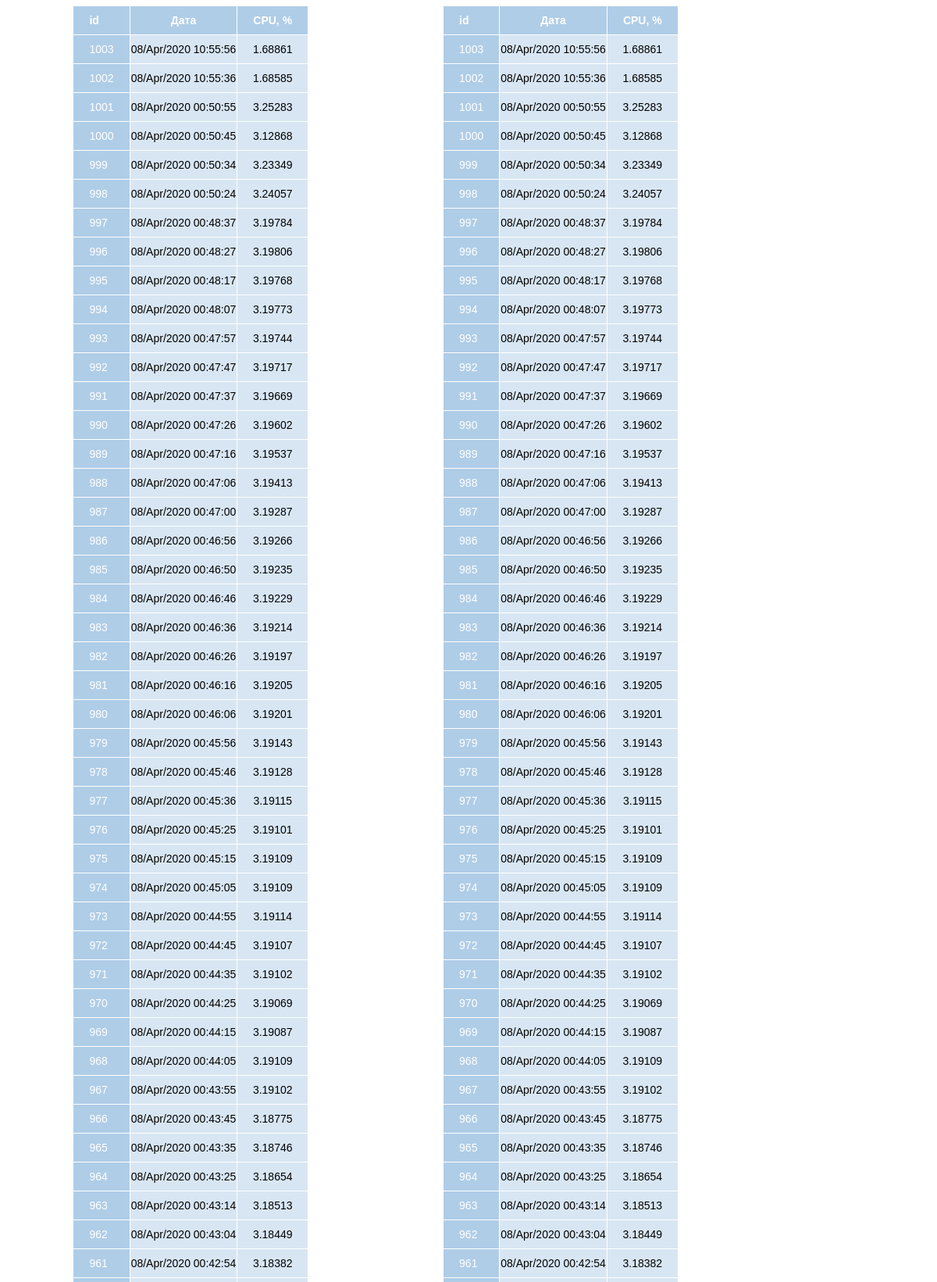
The page / (upper part) on the database its author committed.
### core/models.py (models this page shows)
class CPUData(models.Model):
    date = models.CharField(max_length=100, blank=True, null=True, verbose_name='Дата записи')
    cpu = models.FloatField(verbose_name='Утилизация CPU в %')
    class Meta:
        verbose_name = 'Основную информацию'
        verbose_name_plural = 'Основная информация'

### core/views.py (the view)
# urls.py: path('', views.index, name='index'),
def index(request):
    obj = CPUData.objects.all()
    obj_100 = obj.order_by("-id")[:100]
    template = loader.get_template('core/index.html')
    cpu = [x.cpu for x in obj]
    cpu_100 = cpu[-100:]
    avg = statistics.mean(cpu)
    avg_100 = statistics.mean(cpu_100)
    cpu_min = min(cpu)
    cpu_min_100 = min(cpu_100)
    cpu_max = max(cpu)
    cpu_max_100 = max(cpu_100)
    context = {'obj': obj_100, 'avg': avg, 'avg_100': avg_100,
               'cpu_min': cpu_min, 'cpu_max': cpu_max,
               'cpu_min_100': cpu_min_100, 'cpu_max_100': cpu_max_100
               }
    return HttpResponse(template.render(context, request))

### core/templates/core/index.html (shortened to what this page needs)
<!DOCTYPE html>{% load static %}
<html lang="ru">
  <head>
    <link rel="stylesheet" href="{% static 'core/css/core.css' %}" />
  </head>
  <body>
    <div class="container">
      <div class="block">
        <table>
          <thead>
            <th>id</th>
            <th>Дата</th>
            <th>CPU, %</th>
          </thead>
          <tbody>
            {% for i in obj %}
            <tr>
              <td>{{ i.id }}</td>
              <td>{{ i.date }}</td>
              <td>{{ i.cpu }}</td>
            </tr>
            {% endfor %}
          </tbody>
        </table>
      </div>
      <div class="block">
        <table class="table_sort">
          <thead>
            <th>id</th>
            <th>Дата</th>
            <th>CPU, %</th>
          </thead>
          <tbody>
            {% for i in obj %}
            <tr>
              <td>{{ i.id }}</td>
              <td>{{ i.date }}</td>
              <td>{{ i.cpu }}</td>
            </tr>
            {% endfor %}
          </tbody>
        </table>
      </div>
    </div>
  </body>
</html>

### core/static/core/css/core.css (style rules this page uses)
.container { width: 80%; display: flex; flex-flow: row wrap; justify-content: space-around; }
table { font-family: 'Lucida Sans Unicode', 'Lucida Grande', Sans-Serif; font-size: 14px; border-collapse: collapse; text-align: center; }
th, td:first-child { background: #afcde7; color: white; padding: 10px 20px; }
th, td { border-style: solid; border-width: 0 1px 1px 0; border-color: white; }
td { background: #d8e6f3; }
th:first-child, td:first-child { text-align: left; }
table.table_sort th { cursor: pointer; }

### rows shown on the page
CPUData: id "1003", date "08/Apr/2020 10:55:56", cpu "1.68861"
CPUData: id "1002", date "08/Apr/2020 10:55:36", cpu "1.68585"
CPUData: id "1001", date "08/Apr/2020 00:50:55", cpu "3.25283"
CPUData: id "1000", date "08/Apr/2020 00:50:45", cpu "3.12868"
CPUData: id "999", date "08/Apr/2020 00:50:34", cpu "3.23349"
CPUData: id "998", date "08/Apr/2020 00:50:24", cpu "3.24057"
CPUData: id "997", date "08/Apr/2020 00:48:37", cpu "3.19784"
CPUData: id "996", date "08/Apr/2020 00:48:27", cpu "3.19806"
CPUData: id "995", date "08/Apr/2020 00:48:17", cpu "3.19768"
CPUData: id "994", date "08/Apr/2020 00:48:07", cpu "3.19773"
CPUData: id "993", date "08/Apr/2020 00:47:57", cpu "3.19744"
CPUData: id "992", date "08/Apr/2020 00:47:47", cpu "3.19717"
CPUData: id "991", date "08/Apr/2020 00:47:37", cpu "3.19669"
CPUData: id "990", date "08/Apr/2020 00:47:26", cpu "3.19602"
CPUData: id "989", date "08/Apr/2020 00:47:16", cpu "3.19537"
CPUData: id "988", date "08/Apr/2020 00:47:06", cpu "3.19413"
CPUData: id "987", date "08/Apr/2020 00:47:00", cpu "3.19287"
CPUData: id "986", date "08/Apr/2020 00:46:56", cpu "3.19266"
CPUData: id "985", date "08/Apr/2020 00:46:50", cpu "3.19235"
CPUData: id "984", date "08/Apr/2020 00:46:46", cpu "3.19229"
CPUData: id "983", date "08/Apr/2020 00:46:36", cpu "3.19214"
CPUData: id "982", date "08/Apr/2020 00:46:26", cpu "3.19197"
CPUData: id "981", date "08/Apr/2020 00:46:16", cpu "3.19205"
CPUData: id "980", date "08/Apr/2020 00:46:06", cpu "3.19201"
CPUData: id "979", date "08/Apr/2020 00:45:56", cpu "3.19143"
CPUData: id "978", date "08/Apr/2020 00:45:46", cpu "3.19128"
CPUData: id "977", date "08/Apr/2020 00:45:36", cpu "3.19115"
CPUData: id "976", date "08/Apr/2020 00:45:25", cpu "3.19101"
CPUData: id "975", date "08/Apr/2020 00:45:15", cpu "3.19109"
CPUData: id "974", date "08/Apr/2020 00:45:05", cpu "3.19109"
CPUData: id "973", date "08/Apr/2020 00:44:55", cpu "3.19114"
CPUData: id "972", date "08/Apr/2020 00:44:45", cpu "3.19107"
CPUData: id "971", date "08/Apr/2020 00:44:35", cpu "3.19102"
CPUData: id "970", date "08/Apr/2020 00:44:25", cpu "3.19069"
CPUData: id "969", date "08/Apr/2020 00:44:15", cpu "3.19087"
CPUData: id "968", date "08/Apr/2020 00:44:05", cpu "3.19109"
CPUData: id "967", date "08/Apr/2020 00:43:55", cpu "3.19102"
CPUData: id "966", date "08/Apr/2020 00:43:45", cpu "3.18775"
CPUData: id "965", date "08/Apr/2020 00:43:35", cpu "3.18746"
CPUData: id "964", date "08/Apr/2020 00:43:25", cpu "3.18654"
CPUData: id "963", date "08/Apr/2020 00:43:14", cpu "3.18513"
CPUData: id "962", date "08/Apr/2020 00:43:04", cpu "3.18449"
CPUData: id "961", date "08/Apr/2020 00:42:54", cpu "3.18382"
